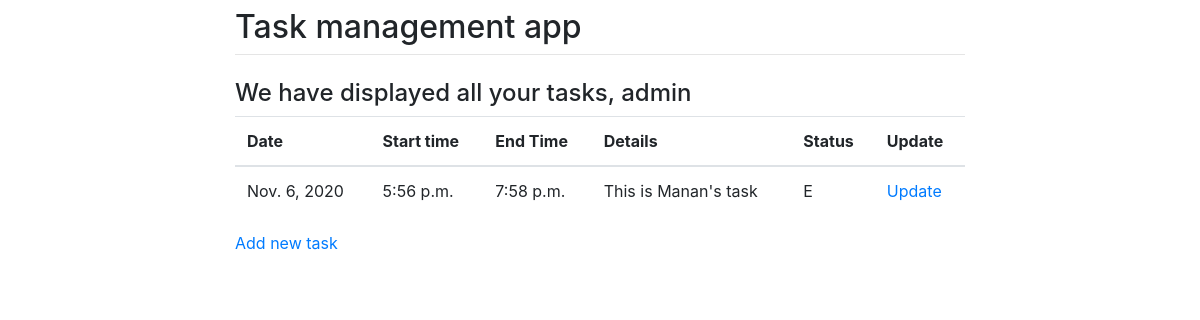
Page /task/dashboard/ (signed in) on the earlier database version.
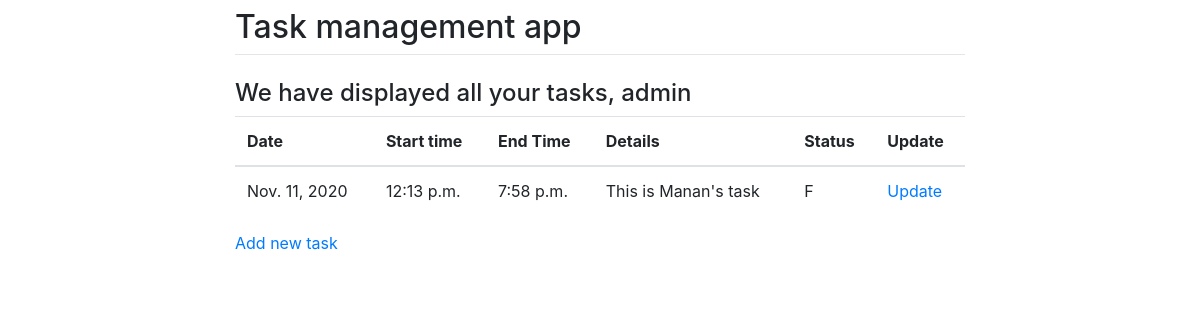
Same page on the later database version.
### task_app/models.py (models this page shows, shortened)
class Task(models.Model):
	STATUSES = (
		(u'P', u'Pending'),
		(u'E', u'Expected'),
		(u'F', u'Finished'),
	)
	user = models.ForeignKey(
        settings.AUTH_USER_MODEL,
        on_delete=models.CASCADE,
    )
	task_date = models.DateField(auto_now = True)
	task_start_time = models.TimeField(auto_now=True)
	task_end_time = models.TimeField()
	details = models.CharField(max_length=254)
	status = models.CharField(max_length=2, choices=STATUSES, default=STATUSES[0][0])

### task_app/views/tasks.py (the view)
# urls.py: path('dashboard/', tasks.dashboardView, name='dashboard'),
@login_required
def dashboardView(request):
	current_user = request.user
	tasks = Task.objects.all().filter(user_id=current_user.id)
	return render(request, 'task_app/dashboard.html', {'tasks': tasks})

### task_app/templates/task_app/dashboard.html
{% extends 'task_app/index.html' %}
{% load crispy_forms_tags %}
{% block content%}
	{% if tasks %}
		<h4> We have displayed all your tasks, {{ user.username }}</h4>
		<table class="table">
			<thead>
			    <tr>
			        <th>Date</th>
			        <th>Start time</th>
			        <th>End Time</th>
			        <th>Details</th>
			        <th>Status</th>
			        <th>Update</th>
			    </tr>
			</thead>
		    {% for item in tasks %}
			    <tbody>
				    <tr>
				    	<td>{{ item.task_date }}</td>
				        <td>{{ item.task_start_time }}</td>
				        <td>{{ item.task_end_time }}</td>
				        <td>{{ item.details }}</td>
				        <td>{{ item.status }}</td>
				        <td><a href="/task/{{ item.id }}/update_task">Update</a></td>
				    </tr>
				</tbody>
		    {% endfor %}
</table>
	<a href="{% url 'create_task' %}">Add new task</a>
 	{% else %}
	    <h4> Start with <a href="{% url 'create_task' %}">adding new tasks</a>, {{ user.username }}</h4>
	{% endif %}
{% endblock %}

### task_app/templates/task_app/index.html (shortened to what this page needs)
<!DOCTYPE html>
<html>
<head>
    <link rel="stylesheet" href="https://stackpath.bootstrapcdn.com/bootstrap/4.1.3/css/bootstrap.min.css">
</head>
<body>
	<div class="container">
        <div class="row justify-content-center">
	        <div class="col-8">
	          <h2 class="mt-2">Task management app</h2>
	          <hr class="mt-0 mb-4">
				{% block content %}{% endblock %}
			</div>
		</div>
	</div>
</body>
</html>

Differences in the rows shown:
changed Task "This is Manan's task": task_date "Nov. 6, 2020" → "Nov. 11, 2020"; task_start_time "5:56 p.m." → "12:13 p.m."; status "E" → "F"
